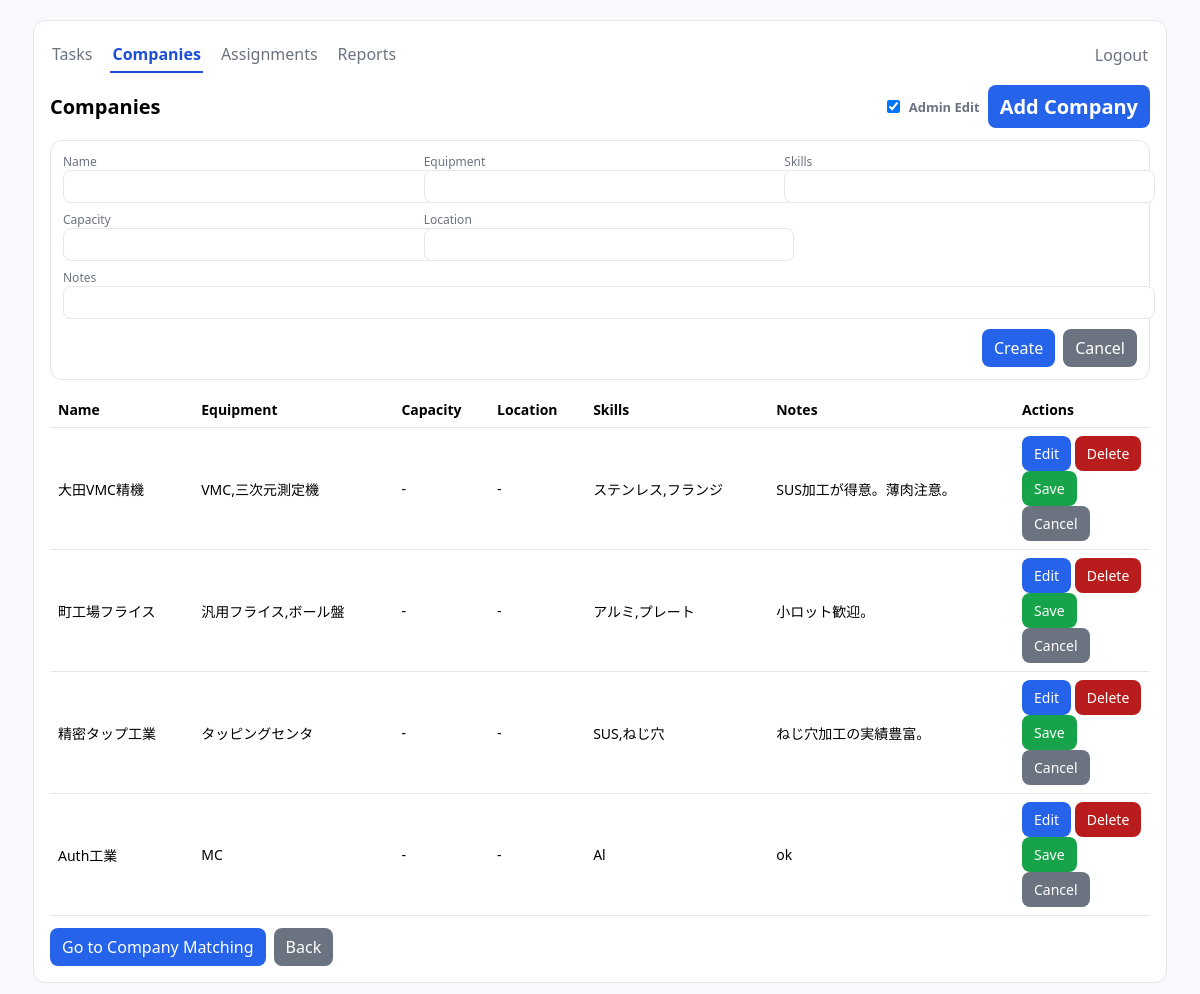
The app's page /companies (signed in) with its own data.
### tables this page shows
CREATE TABLE companies(
                id INTEGER PRIMARY KEY AUTOINCREMENT,
                name TEXT NOT NULL,
                machines TEXT NOT NULL,
                skills TEXT NOT NULL,
                notes TEXT NOT NULL
            , capacity TEXT DEFAULT '', location TEXT DEFAULT '');

### server.py (the view)
    @app.get("/companies")
    def companies_list():
        companies = fetch_all()
        return render_template("companies.html", companies=companies)

### db/company_db.py (called while the page is built)
def _conn():
    return sqlite3.connect(DB_PATH)

def _has_column(con: sqlite3.Connection, table: str, col: str) -> bool:
    cur = con.execute(f"PRAGMA table_info({table})")
    return any(r[1] == col for r in cur.fetchall())

def fetch_all() -> List[CompanyRow]:
    with _conn() as con:
        if not _has_column(con, "companies", "capacity"):
            con.execute("ALTER TABLE companies ADD COLUMN capacity TEXT DEFAULT ''")
        if not _has_column(con, "companies", "location"):
            con.execute("ALTER TABLE companies ADD COLUMN location TEXT DEFAULT ''")
        rows = con.execute("SELECT id,name,machines,skills,notes,capacity,location FROM companies").fetchall()
    return [CompanyRow(*r) for r in rows]

### templates/companies.html (shortened to what this page needs)
<!doctype html>
<html>
  <head>
  </head>
  <body>
  <div class="container" id="auth" data-is-admin="{{ '1' if is_admin else '0' }}">
      <div class="tabs" style="justify-content:space-between; align-items:center;">
        <a class="tab" href="/match/ui">Tasks</a>
        <a class="tab active" href="/companies">Companies</a>
        <a class="tab" href="/assignments">Assignments</a>
        <a class="tab" href="/reports">Reports</a>
        <span style="margin-left:auto;"><a class="tab" href="{{ '/logout' if is_admin else '/login' }}">{{ 'Logout' if is_admin else 'Login' }}</a></span>
      </div>
      <h1 style="display:flex; justify-content:space-between; align-items:center;">
        <span>Companies</span>
        <span style="display:flex; align-items:center; gap:8px;">
          <label style="font-size:13px;color:#6b7280; display:flex; align-items:center; gap:6px;">
            <input type="checkbox" id="adminToggle" {{ 'checked' if is_admin else '' }} /> Admin Edit
          </label>
          <a class="btn" id="addBtn" href="#" onclick="openCreate()" style="display:none;">Add Company</a>
        </span>
      </h1>
  <div id="createForm" style="display:none; border:1px solid #e5e7eb; border-radius:12px; padding:12px; margin-bottom:12px;">
        <div style="display:grid; grid-template-columns: repeat(3, 1fr); gap:8px;">
          <div><div style="font-size:12px;color:#6b7280;">Name</div><input id="c_name" style="width:100%; padding:8px; border:1px solid #e5e7eb; border-radius:8px;" /></div>
          <div><div style="font-size:12px;color:#6b7280;">Equipment</div><input id="c_machines" style="width:100%; padding:8px; border:1px solid #e5e7eb; border-radius:8px;" /></div>
          <div><div style="font-size:12px;color:#6b7280;">Skills</div><input id="c_skills" style="width:100%; padding:8px; border:1px solid #e5e7eb; border-radius:8px;" /></div>
          <div><div style="font-size:12px;color:#6b7280;">Capacity</div><input id="c_capacity" style="width:100%; padding:8px; border:1px solid #e5e7eb; border-radius:8px;" /></div>
          <div><div style="font-size:12px;color:#6b7280;">Location</div><input id="c_location" style="width:100%; padding:8px; border:1px solid #e5e7eb; border-radius:8px;" /></div>
          <div style="grid-column: 1 / -1;"><div style="font-size:12px;color:#6b7280;">Notes</div><input id="c_notes" style="width:100%; padding:8px; border:1px solid #e5e7eb; border-radius:8px;" /></div>
        </div>
        <div style="margin-top:10px; display:flex; gap:8px; justify-content:flex-end;">
          <a class="btn" href="#" onclick="submitCreate()">Create</a>
          <a class="btn" href="#" onclick="closeCreate()" style="background:#6b7280;">Cancel</a>
        </div>
      </div>
      <table id="companiesTable">
        <thead>
          <tr><th>Name</th><th>Equipment</th><th>Capacity</th><th>Location</th><th>Skills</th><th>Notes</th><th style="width:120px;">Actions</th></tr>
        </thead>
        <tbody>
          {% for c in companies %}
            <tr data-id="{{ c.id }}">
              <td data-k="name">{{ c.name }}</td>
              <td data-k="machines">{{ c.machines }}</td>
              <td data-k="capacity">{{ c.capacity or '-' }}</td>
              <td data-k="location">{{ c.location or '-' }}</td>
              <td data-k="skills">{{ c.skills }}</td>
              <td data-k="notes">{{ c.notes }}</td>
              <td>
                <a class="btn" href="#" onclick="editRow(this)" style="display:none;">Edit</a>
                <a class="btn" href="#" onclick="deleteRow(this)" style="display:none; background:#b91c1c;">Delete</a>
                <a class="btn" href="#" onclick="saveRow(this)" style="display:none; background:#16a34a;">Save</a>
                <a class="btn" href="#" onclick="cancelEdit(this)" style="display:none; background:#6b7280;">Cancel</a>
              </td>
            </tr>
          {% endfor %}
        </tbody>
      </table>
      <div style="margin-top:12px; display:flex; gap:8px;">
        <a class="btn" href="/match/ui">Go to Company Matching</a>
        <a class="btn" href="#" onclick="goBack('/match/ui')" style="background:#6b7280">Back</a>
      </div>
    </div>
  </body>
 </html>

### templates/companies.html (style rules this page uses)
body { font-family: system-ui, -apple-system, Segoe UI, Meiryo, sans-serif; margin: 0; background:#f7f9fc; }
.container { max-width:1100px; margin:20px auto; background:#fff; border:1px solid #e5e7eb; border-radius:12px; padding:16px; }
h1 { font-size:20px; margin:4px 0 12px; }
table { width:100%; border-collapse: collapse; }
th, td { border-bottom:1px solid #e5e7eb; padding:8px; text-align:left; font-size:14px; }
a.btn { display:inline-block; padding:8px 12px; background:#2563eb; color:#fff; border-radius:8px; text-decoration:none; }
.tabs { display:flex; gap:16px; margin-bottom:12px; }
.tab { color:#6b7280; text-decoration:none; padding:6px 2px; border-bottom:2px solid transparent; }
.tab.active { color:#1d4ed8; border-color:#1d4ed8; font-weight:600; }

### records on screen
companies: name "大田VMC精機", machines "VMC,三次元測定機", capacity "-", location "-", skills "ステンレス,フランジ", notes "SUS加工が得意。薄肉注意。"
companies: name "町工場フライス", machines "汎用フライス,ボール盤", capacity "-", location "-", skills "アルミ,プレート", notes "小ロット歓迎。"
companies: name "精密タップ工業", machines "タッピングセンタ", capacity "-", location "-", skills "SUS,ねじ穴", notes "ねじ穴加工の実績豊富。"
companies: name "Auth工業", machines "MC", capacity "-", location "-", skills "Al", notes "ok"

### other values on screen
{{ 'Logout' if is_admin else 'Login' }} "Logout"
